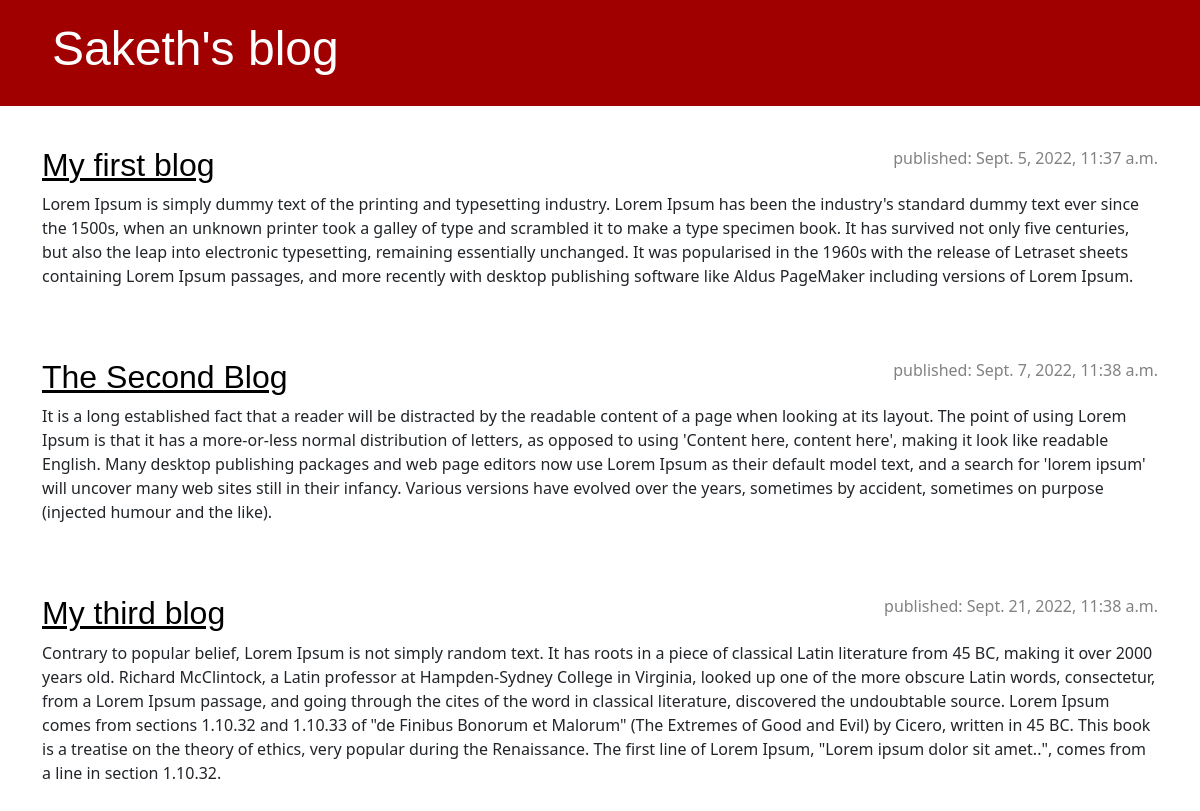
/blog (signed in), run on the app's committed database.
### blog/models.py (models this page shows, shortened)
class Post(models.Model):
    author = models.ForeignKey(settings.AUTH_USER_MODEL, on_delete=models.CASCADE)
    title = models.CharField(max_length=200)
    text = models.TextField()
    created_date = models.DateTimeField(default=timezone.now)
    published_date = models.DateTimeField(blank=True, null=True)

### blog/views.py (the view)
# urls.py: path('', views.post_list, name='post_list'),
def post_list(request):
    posts = Post.objects.order_by('published_date')
    return render(request, 'post_list.html', {'posts':posts})

### blog/templates/post_list.html
{% extends 'base.html' %}
{% block content %}
    {% for post in posts %}
        <article class="post">
            <time class="date">published: {{ post.published_date }}</time>
            <h2><a href="{% url 'post_detail' pk=post.pk %}">{{ post.title }}</a></h2>
            <p>{{ post.text|linebreaksbr }}</p>
        </article>
    {% endfor %}
{% endblock %}

### blog/static/css/blog.css (style rules this page uses)
h1 a, h2 a { color: #C25100; font-family: Impact, Haettenschweiler, 'Arial Narrow', sans-serif; }
h1, h2, h3, h4 { font-family: 'Lobster', cursive; }
.date { color: #828282; }
.post { margin-bottom: 70px; }
.post h2 a, .post h2 a:visited { color: #000000; }
.post > .date, .post > .actions { float: right; }

### data on the page
Post: published_date "Sept. 5, 2022, 11:37 a.m.", title "My first blog", text "Lorem Ipsum is simply dummy text of the printing and typesetting industry. Lorem Ipsum has been the industry's standard dummy text ever since the 1500s, when an unknown printer took a galley of type and scrambled it to make a type specimen book. It has survived not only five centuries, but also the leap into electronic typesetting, remaining essentially unchanged. It was popularised in the 1960s with the release of Letraset sheets containing Lorem Ipsum passages, and more recently with desktop publishing software like Aldus PageMaker including versions of Lorem Ipsum."
Post: published_date "Sept. 7, 2022, 11:38 a.m.", title "The Second Blog", text "It is a long established fact that a reader will be distracted by the readable content of a page when looking at its layout. The point of using Lorem Ipsum is that it has a more-or-less normal distribution of letters, as opposed to using 'Content here, content here', making it look like readable English. Many desktop publishing packages and web page editors now use Lorem Ipsum as their default model text, and a search for 'lorem ipsum' will uncover many web sites still in their infancy. Various versions have evolved over the years, sometimes by accident, sometimes on purpose (injected humour and the like)."
Post: published_date "Sept. 21, 2022, 11:38 a.m.", title "My third blog", text "Contrary to popular belief, Lorem Ipsum is not simply random text. It has roots in a piece of classical Latin literature from 45 BC, making it over 2000 years old. Richard McClintock, a Latin professor at Hampden-Sydney College in Virginia, looked up one of the more obscure Latin words, consectetur, from a Lorem Ipsum passage, and going through the cites of the word in classical literature, discovered the undoubtable source. Lorem Ipsum comes from sections 1.10.32 and 1.10.33 of \"de Finibus Bonorum et Malorum\" (The Extremes of Good and Evil) by Cicero, written in 45 BC. This book is a treatise on the theory of ethics, very popular during the Renaissance. The first line of Lorem Ipsum,…"
